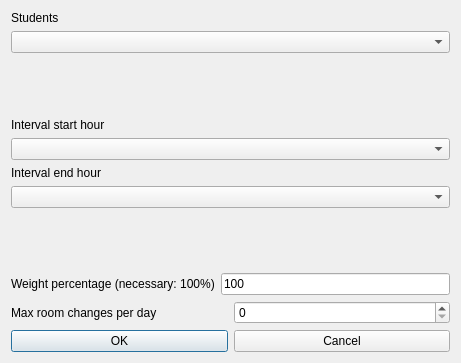
<?xml version="1.0" encoding="UTF-8"?>
<ui version="4.0">
 <class>ModifyConstraintStudentsSetMaxRoomChangesPerRealDayInIntervalForm_template</class>
 <widget class="QDialog" name="ModifyConstraintStudentsSetMaxRoomChangesPerRealDayInIntervalForm_template">
  <property name="geometry">
   <rect>
    <x>0</x>
    <y>0</y>
    <width>461</width>
    <height>363</height>
   </rect>
  </property>
  <property name="windowTitle">
   <string extracomment="This is the title of the dialog to modify a constraint of this type">Modify students set max room changes per real day in interval</string>
  </property>
  <layout class="QGridLayout" name="gridLayout">
   <item row="0" column="0">
    <layout class="QVBoxLayout">
     <item>
      <widget class="QLabel" name="studentsTextLabel">
       <property name="frameShape">
        <enum>QFrame::NoFrame</enum>
       </property>
       <property name="frameShadow">
        <enum>QFrame::Plain</enum>
       </property>
       <property name="text">
        <string>Students</string>
       </property>
       <property name="wordWrap">
        <bool>false</bool>
       </property>
      </widget>
     </item>
     <item>
      <widget class="QComboBox" name="studentsComboBox">
       <property name="editable">
        <bool>false</bool>
       </property>
       <property name="insertPolicy">
        <enum>QComboBox::NoInsert</enum>
       </property>
       <property name="duplicatesEnabled">
        <bool>false</bool>
       </property>
      </widget>
     </item>
    </layout>
   </item>
   <item row="1" column="0">
    <spacer name="spacer2">
     <property name="orientation">
      <enum>Qt::Vertical</enum>
     </property>
     <property name="sizeType">
      <enum>QSizePolicy::Expanding</enum>
     </property>
     <property name="sizeHint" stdset="0">
      <size>
       <width>20</width>
       <height>41</height>
      </size>
     </property>
    </spacer>
   </item>
   <item row="2" column="0">
    <layout class="QVBoxLayout" name="verticalLayout">
     <item>
      <widget class="QLabel" name="startTextLabel">
       <property name="frameShape">
        <enum>QFrame::NoFrame</enum>
       </property>
       <property name="frameShadow">
        <enum>QFrame::Plain</enum>
       </property>
       <property name="text">
        <string>Interval start hour</string>
       </property>
       <property name="wordWrap">
        <bool>false</bool>
       </property>
      </widget>
     </item>
     <item>
      <widget class="QComboBox" name="startHourComboBox">
       <property name="editable">
        <bool>false</bool>
       </property>
       <property name="insertPolicy">
        <enum>QComboBox::NoInsert</enum>
       </property>
       <property name="duplicatesEnabled">
        <bool>false</bool>
       </property>
      </widget>
     </item>
    </layout>
   </item>
   <item row="3" column="0">
    <layout class="QVBoxLayout" name="verticalLayout_2">
     <item>
      <widget class="QLabel" name="endTextLabel">
       <property name="frameShape">
        <enum>QFrame::NoFrame</enum>
       </property>
       <property name="frameShadow">
        <enum>QFrame::Plain</enum>
       </property>
       <property name="text">
        <string>Interval end hour</string>
       </property>
       <property name="wordWrap">
        <bool>false</bool>
       </property>
      </widget>
     </item>
     <item>
      <widget class="QComboBox" name="endHourComboBox">
       <property name="editable">
        <bool>false</bool>
       </property>
       <property name="insertPolicy">
        <enum>QComboBox::NoInsert</enum>
       </property>
       <property name="duplicatesEnabled">
        <bool>false</bool>
       </property>
      </widget>
     </item>
    </layout>
   </item>
   <item row="4" column="0">
    <spacer name="verticalSpacer">
     <property name="orientation">
      <enum>Qt::Vertical</enum>
     </property>
     <property name="sizeHint" stdset="0">
      <size>
       <width>278</width>
       <height>6</height>
      </size>
     </property>
    </spacer>
   </item>
   <item row="5" column="0">
    <layout class="QHBoxLayout">
     <item>
      <widget class="QLabel" name="weightTextLabel">
       <property name="frameShape">
        <enum>QFrame::NoFrame</enum>
       </property>
       <property name="frameShadow">
        <enum>QFrame::Plain</enum>
       </property>
       <property name="text">
        <string>Weight percentage (necessary: 100%)</string>
       </property>
       <property name="wordWrap">
        <bool>false</bool>
       </property>
      </widget>
     </item>
     <item>
      <widget class="QLineEdit" name="weightLineEdit">
       <property name="text">
        <string notr="true">100</string>
       </property>
      </widget>
     </item>
    </layout>
   </item>
   <item row="6" column="0">
    <layout class="QHBoxLayout">
     <item>
      <widget class="QLabel" name="textLabel">
       <property name="text">
        <string>Max room changes per day</string>
       </property>
       <property name="wordWrap">
        <bool>false</bool>
       </property>
      </widget>
     </item>
     <item>
      <widget class="QSpinBox" name="maxChangesSpinBox"/>
     </item>
    </layout>
   </item>
   <item row="7" column="0">
    <layout class="QHBoxLayout">
     <item>
      <widget class="QPushButton" name="okPushButton">
       <property name="text">
        <string>OK</string>
       </property>
      </widget>
     </item>
     <item>
      <widget class="QPushButton" name="cancelPushButton">
       <property name="text">
        <string>Cancel</string>
       </property>
      </widget>
     </item>
    </layout>
   </item>
  </layout>
 </widget>
 <layoutdefault spacing="6" margin="11"/>
 <resources/>
 <connections/>
</ui>
